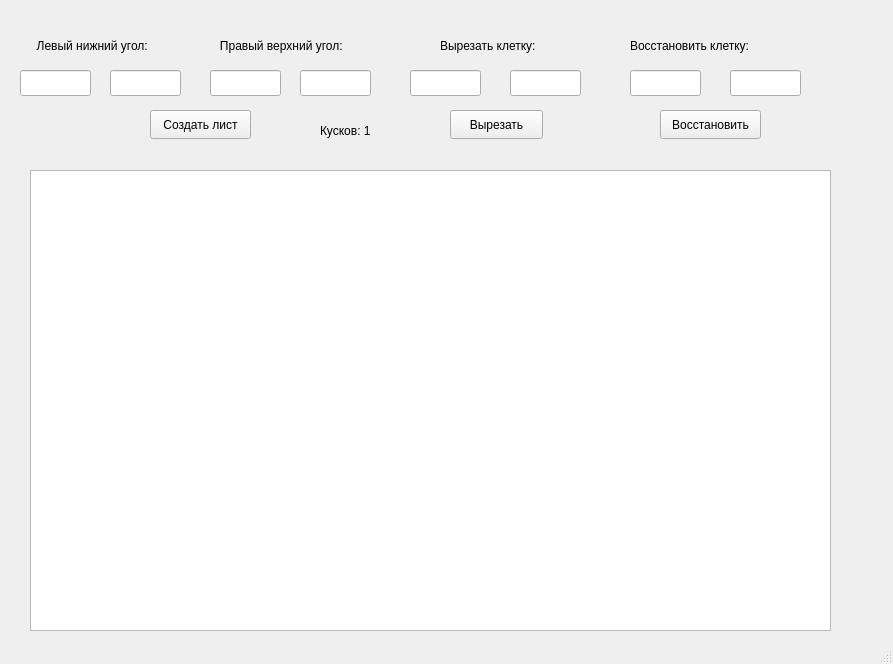
<?xml version="1.0" encoding="UTF-8"?>
<ui version="4.0">
 <class>MainWindow</class>
 <widget class="QMainWindow" name="MainWindow">
  <property name="geometry">
   <rect>
    <x>0</x>
    <y>0</y>
    <width>893</width>
    <height>664</height>
   </rect>
  </property>
  <property name="windowTitle">
   <string>MainWindow</string>
  </property>
  <widget class="QWidget" name="centralwidget">
   <widget class="QLabel" name="label">
    <property name="geometry">
     <rect>
      <x>30</x>
      <y>20</y>
      <width>191</width>
      <height>51</height>
     </rect>
    </property>
    <property name="text">
     <string>  Левый нижний угол:</string>
    </property>
   </widget>
   <widget class="QLabel" name="label_2">
    <property name="geometry">
     <rect>
      <x>210</x>
      <y>30</y>
      <width>191</width>
      <height>31</height>
     </rect>
    </property>
    <property name="text">
     <string>   Правый верхний угол:</string>
    </property>
   </widget>
   <widget class="QLineEdit" name="x1Input">
    <property name="geometry">
     <rect>
      <x>20</x>
      <y>70</y>
      <width>71</width>
      <height>26</height>
     </rect>
    </property>
   </widget>
   <widget class="QLineEdit" name="y1Input">
    <property name="geometry">
     <rect>
      <x>110</x>
      <y>70</y>
      <width>71</width>
      <height>26</height>
     </rect>
    </property>
   </widget>
   <widget class="QLineEdit" name="x2Input">
    <property name="geometry">
     <rect>
      <x>210</x>
      <y>70</y>
      <width>71</width>
      <height>26</height>
     </rect>
    </property>
   </widget>
   <widget class="QLineEdit" name="y2Input">
    <property name="geometry">
     <rect>
      <x>300</x>
      <y>70</y>
      <width>71</width>
      <height>26</height>
     </rect>
    </property>
   </widget>
   <widget class="QPushButton" name="setRectangleButton">
    <property name="geometry">
     <rect>
      <x>150</x>
      <y>110</y>
      <width>101</width>
      <height>29</height>
     </rect>
    </property>
    <property name="text">
     <string>Создать лист</string>
    </property>
   </widget>
   <widget class="QTableWidget" name="tableWidget">
    <property name="geometry">
     <rect>
      <x>30</x>
      <y>170</y>
      <width>801</width>
      <height>461</height>
     </rect>
    </property>
   </widget>
   <widget class="QLabel" name="label_3">
    <property name="geometry">
     <rect>
      <x>440</x>
      <y>30</y>
      <width>171</width>
      <height>31</height>
     </rect>
    </property>
    <property name="text">
     <string>Вырезать клетку:</string>
    </property>
   </widget>
   <widget class="QLineEdit" name="xInput">
    <property name="geometry">
     <rect>
      <x>410</x>
      <y>70</y>
      <width>71</width>
      <height>26</height>
     </rect>
    </property>
   </widget>
   <widget class="QLineEdit" name="yInput">
    <property name="geometry">
     <rect>
      <x>510</x>
      <y>70</y>
      <width>71</width>
      <height>26</height>
     </rect>
    </property>
   </widget>
   <widget class="QPushButton" name="cutCellButton">
    <property name="geometry">
     <rect>
      <x>450</x>
      <y>110</y>
      <width>93</width>
      <height>29</height>
     </rect>
    </property>
    <property name="text">
     <string>Вырезать</string>
    </property>
   </widget>
   <widget class="QLabel" name="piecesCountLabel">
    <property name="geometry">
     <rect>
      <x>320</x>
      <y>110</y>
      <width>101</width>
      <height>41</height>
     </rect>
    </property>
    <property name="text">
     <string>Кусков: 1</string>
    </property>
   </widget>
   <widget class="QLabel" name="label_4">
    <property name="geometry">
     <rect>
      <x>630</x>
      <y>30</y>
      <width>161</width>
      <height>31</height>
     </rect>
    </property>
    <property name="text">
     <string>Восстановить клетку:</string>
    </property>
   </widget>
   <widget class="QLineEdit" name="x0Input">
    <property name="geometry">
     <rect>
      <x>630</x>
      <y>70</y>
      <width>71</width>
      <height>26</height>
     </rect>
    </property>
   </widget>
   <widget class="QLineEdit" name="y0Input">
    <property name="geometry">
     <rect>
      <x>730</x>
      <y>70</y>
      <width>71</width>
      <height>26</height>
     </rect>
    </property>
   </widget>
   <widget class="QPushButton" name="restoreCellButton">
    <property name="geometry">
     <rect>
      <x>660</x>
      <y>110</y>
      <width>101</width>
      <height>29</height>
     </rect>
    </property>
    <property name="text">
     <string>Восстановить</string>
    </property>
   </widget>
  </widget>
  <widget class="QMenuBar" name="menubar">
   <property name="geometry">
    <rect>
     <x>0</x>
     <y>0</y>
     <width>893</width>
     <height>26</height>
    </rect>
   </property>
  </widget>
  <widget class="QStatusBar" name="statusbar"/>
 </widget>
 <resources/>
 <connections/>
</ui>
